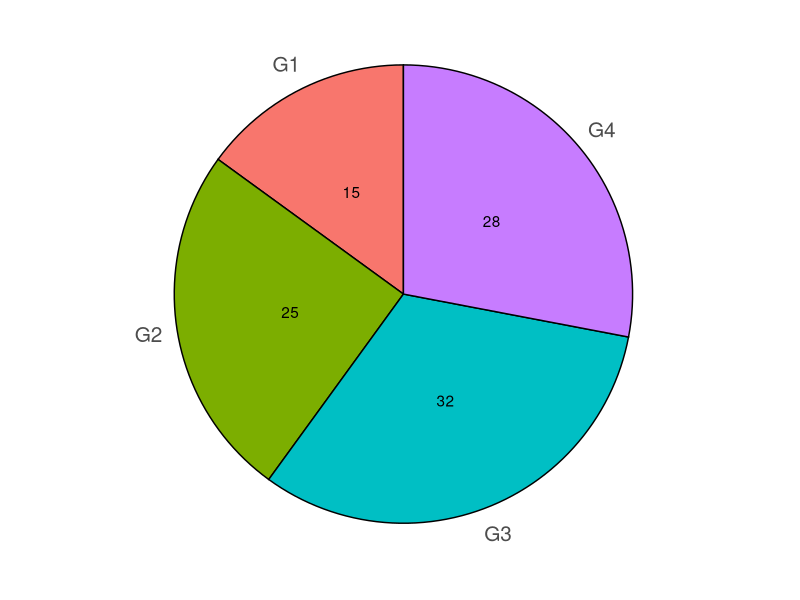

Reproduce this figure in R.
# install.packages("ggplot2")
# install.packages("tidyverse")
library(ggplot2)
library(tidyverse)


df <- data.frame(value = c(15, 25, 32, 28),
                 group = paste0("G", 1:4))

# Get the positions
df2 <- df %>% 
  mutate(csum = rev(cumsum(rev(value))), 
         pos = value/2 + lead(csum, 1),
         pos = if_else(is.na(pos), value/2, pos))

ggplot(df, aes(x = "", y = value, fill = fct_inorder(group))) +
  geom_col(width = 1, color = 1) +
  geom_text(aes(label = value),
            position = position_stack(vjust = 0.5)) +
  coord_polar(theta = "y") +
  guides(fill = guide_legend(title = "Group")) +
  scale_y_continuous(breaks = df2$pos, labels = df$group) +
  theme(axis.ticks = element_blank(),
        axis.title = element_blank(),
        axis.text = element_text(size = 15), 
        legend.position = "none", # Removes the legend
        panel.background = element_rect(fill = "white")) 
